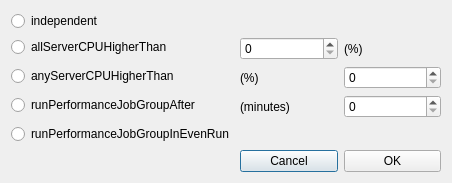
<?xml version="1.0" encoding="UTF-8"?>
<ui version="4.0">
 <class>ConnectionPopupWindow</class>
 <widget class="QDialog" name="ConnectionPopupWindow">
  <property name="geometry">
   <rect>
    <x>0</x>
    <y>0</y>
    <width>452</width>
    <height>182</height>
   </rect>
  </property>
  <property name="windowTitle">
   <string>Settings</string>
  </property>
  <layout class="QVBoxLayout" name="verticalLayout">
   <item>
    <layout class="QFormLayout" name="formLayout">
     <item row="0" column="0">
      <widget class="QRadioButton" name="independent">
       <property name="text">
        <string>independent</string>
       </property>
      </widget>
     </item>
     <item row="1" column="0">
      <widget class="QRadioButton" name="allServerCPUHigherThan">
       <property name="text">
        <string>allServerCPUHigherThan</string>
       </property>
      </widget>
     </item>
     <item row="1" column="1">
      <layout class="QHBoxLayout" name="horizontalLayout_2">
       <item>
        <widget class="QSpinBox" name="allServerCPUHigherThanValue"/>
       </item>
       <item>
        <widget class="QLabel" name="label_2">
         <property name="text">
          <string>(%)</string>
         </property>
        </widget>
       </item>
      </layout>
     </item>
     <item row="2" column="0">
      <widget class="QRadioButton" name="anyServerCPUHigherThan">
       <property name="text">
        <string>anyServerCPUHigherThan</string>
       </property>
      </widget>
     </item>
     <item row="2" column="1">
      <layout class="QHBoxLayout" name="horizontalLayout_3">
       <item>
        <widget class="QLabel" name="label_3">
         <property name="text">
          <string>(%)</string>
         </property>
        </widget>
       </item>
       <item>
        <widget class="QSpinBox" name="anyServerCPUHigherThanValue"/>
       </item>
      </layout>
     </item>
     <item row="3" column="0">
      <widget class="QRadioButton" name="runPerformanceJobGroupAfter">
       <property name="text">
        <string>runPerformanceJobGroupAfter</string>
       </property>
      </widget>
     </item>
     <item row="3" column="1">
      <layout class="QHBoxLayout" name="horizontalLayout_4">
       <item>
        <widget class="QLabel" name="label_9">
         <property name="text">
          <string>(minutes)</string>
         </property>
        </widget>
       </item>
       <item>
        <widget class="QSpinBox" name="runPerformanceJobGroupAfterValue"/>
       </item>
      </layout>
     </item>
     <item row="4" column="0">
      <widget class="QRadioButton" name="runPerformanceJobGroupInEvenRun">
       <property name="text">
        <string>runPerformanceJobGroupInEvenRun</string>
       </property>
      </widget>
     </item>
     <item row="5" column="1">
      <layout class="QHBoxLayout" name="horizontalLayout_6">
       <item>
        <widget class="QPushButton" name="CancelBtn">
         <property name="text">
          <string>Cancel</string>
         </property>
        </widget>
       </item>
       <item>
        <widget class="QPushButton" name="OkBtn">
         <property name="text">
          <string>OK</string>
         </property>
        </widget>
       </item>
      </layout>
     </item>
    </layout>
   </item>
  </layout>
 </widget>
 <resources/>
 <connections/>
</ui>
